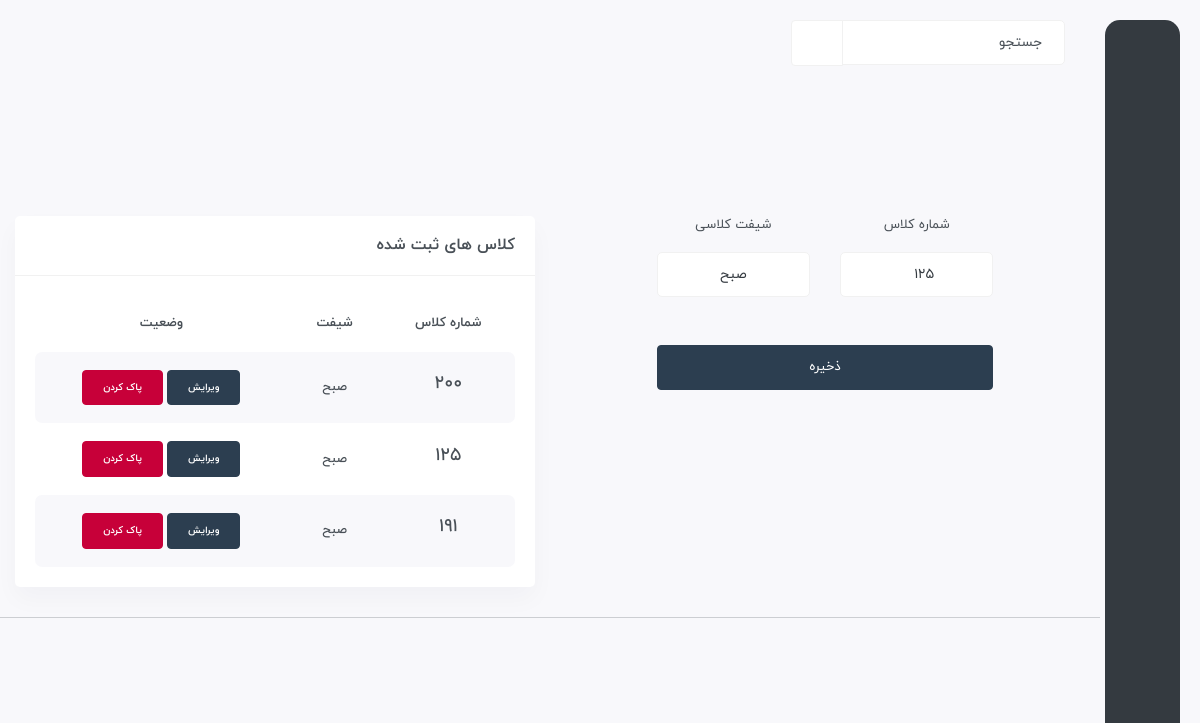
The app's page /edited/edit-class/125/صبح (signed in) with its own data.
### Student/models.py (models this page shows, shortened)
class Class(models.Model):
    number = models.IntegerField()
    shift = models.CharField(choices=SHIFT, max_length=3)

### Student/views.py (the view)
class EditClassView(LoginRequiredMixin, generic.UpdateView):
    login_url = 'account:login'
    template_name = 'create-class.html'
    context_object_name = 'form'
    form_class = forms.ClassForm
    model = models.Class
    success_url = reverse_lazy('student:create-class')
    def get_context_data(self, **kwargs):
        context = super().get_context_data(**kwargs)
        context['class'] = models.Class.objects.all()
        return context
    def get_object(self, queryset=None):
        return self.model.objects.get(number=self.kwargs['number'], shift=self.kwargs['shift'])

### Student/forms.py
class ClassForm(forms.ModelForm):
    def __init__(self, *args, **kwargs):
        super(ClassForm, self).__init__(*args, **kwargs)
        self.fields['number'].widget.attrs.update({'class': 'form-control text-center mt-3'})
        self.fields['shift'].widget.attrs.update({'class': 'form-control text-center mt-3'})
    class Meta:
        model = models.Class
        fields = '__all__'

### Student/templates/create-class.html (shortened to what this page needs)
{% extends 'base.html' %}
{% load static %}
{% load jalali_tags %}
{% block body %}
	<div id="main-wrapper">
	    <div class="content-body">
            <div class="container">
                <div class="row mt-5 d-flex justify-content-bettwen">
                    <div class="col-md-12 col-sm-12 col-lg-6 col-xl-6 col-12 mt-5">
                        <form action="" method="post">
                            <div class="row d-flex justify-content-center text-center">
                                <div class="col-md-8">
                                    <div class="col-md-12">
                                        <div class="row">
                                            <div class="col-md-6">
                                                <label for="">شماره کلاس</label>
                                                {{ form.number }}
                                            </div>
                                            <div class="col-md-6">
                                                <label for=""> شیفت کلاسی</label>
                                                {{ form.shift }}
                                            </div>
                                        </div>
                                        <button class="btn btn-primary btn-block mt-5 mb-5">ذخیره</button>
                                    </div>
                                </div>
                            </div>
                        </form>
                    </div>
                    <div class="col-md-12 col-sm-12 col-lg-6 col-xl-6 col-12 mt-5">
                        <div class="card">
                        <div class="card-header align-items-center">
                            <h4 class="card-title">کلاس های ثبت شده</h4>
                        </div>
                        <div class="card-body">
                            <div class="table-responsive">
                            <table class="table table-striped responsive-table text-center">
                                <thead>
                                <tr>
                                    <th>شماره کلاس</th>
                                    <th>شیفت</th>
                                    <th>وضعیت</th>
                                </tr>
                                </thead>
                                <tbody>
                                    {% for c in class %}
                                        <tr>
                                            <td>
                                            <h4>{{ c.number }}</h4>
                                            </td>
                                            <td>{{ c.shift }}</td>
                                            <td>
                                                <a class="btn badge btn-primary" href="{% url 'student:edit-class' c.number c.shift %}">ویرایش</a>
                                                <button type="button" class="btn badge btn-danger" data-bs-toggle="modal" data-bs-target="#staticBackdrop-{{ c.id }}">
                                                    پاک کردن
                                                </button>
                                            </td>
                                        </tr>
                                    {% endfor %}
                                </tbody>
                            </table>
                            </div>
                        </div>
                        </div>
                    </div>
                    <hr>
                </div>
            </div>
	    </div>
	</div>
{% endblock %}

### records on screen
Class: number "125", shift "صبح"
Class: number "200", shift "صبح"
Class: number "191", shift "صبح"
